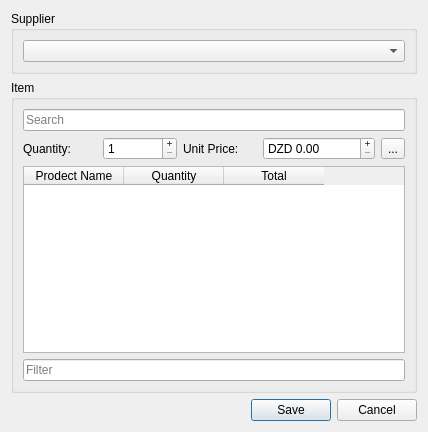
<?xml version="1.0" encoding="UTF-8"?>
<ui version="4.0">
 <class>OrderDialog</class>
 <widget class="QDialog" name="OrderDialog">
  <property name="geometry">
   <rect>
    <x>0</x>
    <y>0</y>
    <width>428</width>
    <height>432</height>
   </rect>
  </property>
  <property name="windowTitle">
   <string>Dialog</string>
  </property>
  <layout class="QGridLayout" name="gridLayout">
   <item row="1" column="0">
    <widget class="QGroupBox" name="groupBox_2">
     <property name="title">
      <string>Item</string>
     </property>
     <layout class="QVBoxLayout" name="verticalLayout_2">
      <item>
       <widget class="QLineEdit" name="search">
        <property name="placeholderText">
         <string>Search</string>
        </property>
        <property name="clearButtonEnabled">
         <bool>true</bool>
        </property>
       </widget>
      </item>
      <item>
       <layout class="QHBoxLayout" name="horizontalLayout">
        <item>
         <widget class="QLabel" name="quantityLabel">
          <property name="text">
           <string>Quantity:</string>
          </property>
         </widget>
        </item>
        <item>
         <widget class="QSpinBox" name="quantity">
          <property name="buttonSymbols">
           <enum>QAbstractSpinBox::PlusMinus</enum>
          </property>
          <property name="minimum">
           <number>1</number>
          </property>
          <property name="maximum">
           <number>999999999</number>
          </property>
         </widget>
        </item>
        <item>
         <widget class="QLabel" name="UnitPricLabel">
          <property name="text">
           <string>Unit Price:</string>
          </property>
         </widget>
        </item>
        <item>
         <widget class="QDoubleSpinBox" name="price">
          <property name="buttonSymbols">
           <enum>QAbstractSpinBox::PlusMinus</enum>
          </property>
          <property name="prefix">
           <string>DZD </string>
          </property>
          <property name="suffix">
           <string/>
          </property>
          <property name="maximum">
           <double>9999999999999999583119736832.000000000000000</double>
          </property>
         </widget>
        </item>
        <item>
         <widget class="QToolButton" name="addItemBtn">
          <property name="text">
           <string>...</string>
          </property>
         </widget>
        </item>
       </layout>
      </item>
      <item>
       <widget class="QTableWidget" name="orderItems">
        <column>
         <property name="text">
          <string>Prodect Name</string>
         </property>
        </column>
        <column>
         <property name="text">
          <string>Quantity</string>
         </property>
        </column>
        <column>
         <property name="text">
          <string>Total</string>
         </property>
        </column>
       </widget>
      </item>
      <item>
       <widget class="QLineEdit" name="filter">
        <property name="placeholderText">
         <string>Filter</string>
        </property>
        <property name="clearButtonEnabled">
         <bool>true</bool>
        </property>
       </widget>
      </item>
     </layout>
    </widget>
   </item>
   <item row="2" column="0">
    <widget class="QDialogButtonBox" name="buttonBox">
     <property name="standardButtons">
      <set>QDialogButtonBox::Cancel|QDialogButtonBox::Save</set>
     </property>
    </widget>
   </item>
   <item row="0" column="0">
    <widget class="QGroupBox" name="groupBox">
     <property name="title">
      <string>Supplier</string>
     </property>
     <layout class="QVBoxLayout" name="verticalLayout">
      <item>
       <widget class="QComboBox" name="supplier"/>
      </item>
     </layout>
    </widget>
   </item>
  </layout>
 </widget>
 <resources/>
 <connections>
  <connection>
   <sender>buttonBox</sender>
   <signal>rejected()</signal>
   <receiver>OrderDialog</receiver>
   <slot>reject()</slot>
   <hints>
    <hint type="sourcelabel">
     <x>363</x>
     <y>446</y>
    </hint>
    <hint type="destinationlabel">
     <x>4</x>
     <y>284</y>
    </hint>
   </hints>
  </connection>
 </connections>
</ui>
